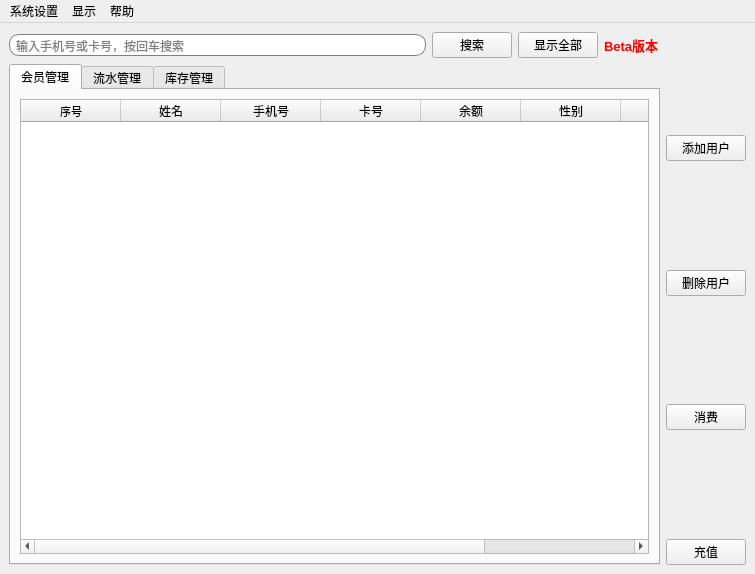
<?xml version="1.0" encoding="UTF-8"?>
<ui version="4.0">
 <class>MainWindow</class>
 <widget class="QMainWindow" name="MainWindow">
  <property name="geometry">
   <rect>
    <x>0</x>
    <y>0</y>
    <width>755</width>
    <height>574</height>
   </rect>
  </property>
  <property name="windowTitle">
   <string>会员管理系统</string>
  </property>
  <widget class="QWidget" name="centralwidget">
   <layout class="QHBoxLayout" name="horizontalLayout">
    <item>
     <layout class="QVBoxLayout" name="verticalLayout_3">
      <item>
       <layout class="QHBoxLayout" name="horizontalLayout_2">
        <item>
         <widget class="QLineEdit" name="lineEdit">
          <property name="styleSheet">
           <string notr="true">QLineEdit{
        border:1px solid gray;
        width:300px;
        border-radius:10px;
        padding:2px 4px;
}</string>
          </property>
          <property name="placeholderText">
           <string>输入手机号或卡号，按回车搜索</string>
          </property>
         </widget>
        </item>
        <item>
         <widget class="QPushButton" name="pushButton_5">
          <property name="text">
           <string>搜索</string>
          </property>
         </widget>
        </item>
        <item>
         <widget class="QPushButton" name="pushButton_6">
          <property name="text">
           <string>显示全部</string>
          </property>
         </widget>
        </item>
        <item>
         <widget class="QLabel" name="label_14">
          <property name="text">
           <string>&lt;html&gt;&lt;head/&gt;&lt;body&gt;&lt;p&gt;&lt;span style=&quot; font-size:10pt; font-weight:600; color:#ff0000;&quot;&gt;Beta版本&lt;/span&gt;&lt;/p&gt;&lt;/body&gt;&lt;/html&gt;</string>
          </property>
         </widget>
        </item>
       </layout>
      </item>
      <item>
       <widget class="QTabWidget" name="tabWidget">
        <property name="minimumSize">
         <size>
          <width>650</width>
          <height>500</height>
         </size>
        </property>
        <property name="currentIndex">
         <number>0</number>
        </property>
        <widget class="QWidget" name="tab">
         <attribute name="title">
          <string>会员管理</string>
         </attribute>
         <layout class="QHBoxLayout" name="horizontalLayout_3">
          <item>
           <widget class="QTableWidget" name="tableWidget">
            <property name="sizePolicy">
             <sizepolicy hsizetype="Expanding" vsizetype="Expanding">
              <horstretch>0</horstretch>
              <verstretch>0</verstretch>
             </sizepolicy>
            </property>
            <attribute name="horizontalHeaderStretchLastSection">
             <bool>true</bool>
            </attribute>
            <attribute name="verticalHeaderStretchLastSection">
             <bool>false</bool>
            </attribute>
            <column>
             <property name="text">
              <string>序号</string>
             </property>
             <property name="font">
              <font>
               <pointsize>8</pointsize>
              </font>
             </property>
             <property name="textAlignment">
              <set>AlignCenter</set>
             </property>
            </column>
            <column>
             <property name="text">
              <string>姓名</string>
             </property>
            </column>
            <column>
             <property name="text">
              <string>手机号</string>
             </property>
            </column>
            <column>
             <property name="text">
              <string>卡号</string>
             </property>
            </column>
            <column>
             <property name="text">
              <string>余额</string>
             </property>
            </column>
            <column>
             <property name="text">
              <string>性别</string>
             </property>
            </column>
            <column>
             <property name="text">
              <string>生日</string>
             </property>
            </column>
            <column>
             <property name="text">
              <string>备注</string>
             </property>
            </column>
           </widget>
          </item>
         </layout>
        </widget>
        <widget class="QWidget" name="tab_2">
         <attribute name="title">
          <string>流水管理</string>
         </attribute>
         <layout class="QHBoxLayout" name="horizontalLayout_4">
          <item>
           <widget class="QTableWidget" name="tableWidget_2">
            <column>
             <property name="text">
              <string>序号</string>
             </property>
            </column>
            <column>
             <property name="text">
              <string>时间</string>
             </property>
            </column>
            <column>
             <property name="text">
              <string>流水类型</string>
             </property>
            </column>
            <column>
             <property name="text">
              <string>金额</string>
             </property>
            </column>
            <column>
             <property name="text">
              <string>店铺总余额</string>
             </property>
            </column>
            <column>
             <property name="text">
              <string>姓名</string>
             </property>
            </column>
            <column>
             <property name="text">
              <string>手机号</string>
             </property>
            </column>
            <column>
             <property name="text">
              <string>卡号</string>
             </property>
            </column>
           </widget>
          </item>
         </layout>
        </widget>
        <widget class="QWidget" name="tab_3">
         <attribute name="title">
          <string>库存管理</string>
         </attribute>
         <layout class="QGridLayout" name="gridLayout">
          <item row="2" column="0">
           <layout class="QVBoxLayout" name="verticalLayout_5">
            <item>
             <widget class="QLabel" name="label_10">
              <property name="text">
               <string>TextLabel</string>
              </property>
             </widget>
            </item>
            <item>
             <widget class="QSpinBox" name="spinBox_5"/>
            </item>
           </layout>
          </item>
          <item row="0" column="1">
           <layout class="QVBoxLayout" name="verticalLayout_9">
            <item>
             <widget class="QLabel" name="label_3">
              <property name="text">
               <string>TextLabel</string>
              </property>
             </widget>
            </item>
            <item>
             <widget class="QSpinBox" name="spinBox_2"/>
            </item>
           </layout>
          </item>
          <item row="2" column="3">
           <layout class="QVBoxLayout" name="verticalLayout_6">
            <item>
             <widget class="QLabel" name="label_13">
              <property name="text">
               <string>TextLabel</string>
              </property>
             </widget>
            </item>
            <item>
             <widget class="QSpinBox" name="spinBox_8"/>
            </item>
           </layout>
          </item>
          <item row="2" column="1">
           <layout class="QVBoxLayout" name="verticalLayout_10">
            <item>
             <widget class="QLabel" name="label_11">
              <property name="text">
               <string>TextLabel</string>
              </property>
             </widget>
            </item>
            <item>
             <widget class="QSpinBox" name="spinBox_6"/>
            </item>
           </layout>
          </item>
          <item row="0" column="0">
           <layout class="QVBoxLayout" name="verticalLayout_4">
            <item>
             <widget class="QLabel" name="label_2">
              <property name="text">
               <string>TextLabel</string>
              </property>
             </widget>
            </item>
            <item>
             <widget class="QSpinBox" name="spinBox"/>
            </item>
           </layout>
          </item>
          <item row="0" column="2">
           <layout class="QVBoxLayout" name="verticalLayout_7">
            <item>
             <widget class="QLabel" name="label_4">
              <property name="text">
               <string>TextLabel</string>
              </property>
             </widget>
            </item>
            <item>
             <widget class="QSpinBox" name="spinBox_11"/>
            </item>
           </layout>
          </item>
          <item row="0" column="3">
           <layout class="QVBoxLayout" name="verticalLayout">
            <item>
             <widget class="QLabel" name="label_5">
              <property name="text">
               <string>TextLabel</string>
              </property>
             </widget>
            </item>
            <item>
             <widget class="QSpinBox" name="spinBox_12"/>
            </item>
           </layout>
          </item>
          <item row="2" column="2">
           <layout class="QVBoxLayout" name="verticalLayout_8">
            <item>
             <widget class="QLabel" name="label_12">
              <property name="text">
               <string>TextLabel</string>
              </property>
             </widget>
            </item>
            <item>
             <widget class="QSpinBox" name="spinBox_7"/>
            </item>
           </layout>
          </item>
          <item row="1" column="0">
           <layout class="QVBoxLayout" name="verticalLayout_11">
            <item>
             <widget class="QLabel" name="label_6">
              <property name="text">
               <string>TextLabel</string>
              </property>
             </widget>
            </item>
            <item>
             <widget class="QSpinBox" name="spinBox_3"/>
            </item>
           </layout>
          </item>
          <item row="1" column="1">
           <layout class="QVBoxLayout" name="verticalLayout_12">
            <item>
             <widget class="QLabel" name="label_7">
              <property name="text">
               <string>TextLabel</string>
              </property>
             </widget>
            </item>
            <item>
             <widget class="QSpinBox" name="spinBox_4"/>
            </item>
           </layout>
          </item>
          <item row="1" column="2">
           <layout class="QVBoxLayout" name="verticalLayout_13">
            <item>
             <widget class="QLabel" name="label_8">
              <property name="text">
               <string>TextLabel</string>
              </property>
             </widget>
            </item>
            <item>
             <widget class="QSpinBox" name="spinBox_9"/>
            </item>
           </layout>
          </item>
          <item row="1" column="3">
           <layout class="QVBoxLayout" name="verticalLayout_14">
            <item>
             <widget class="QLabel" name="label_9">
              <property name="text">
               <string>TextLabel</string>
              </property>
             </widget>
            </item>
            <item>
             <widget class="QSpinBox" name="spinBox_10"/>
            </item>
           </layout>
          </item>
         </layout>
        </widget>
       </widget>
      </item>
     </layout>
    </item>
    <item>
     <layout class="QVBoxLayout" name="verticalLayout_2">
      <item>
       <layout class="QVBoxLayout" name="verticalLayout_15">
        <item>
         <widget class="QLabel" name="label_15">
          <property name="text">
           <string/>
          </property>
          <property name="alignment">
           <set>Qt::AlignCenter</set>
          </property>
         </widget>
        </item>
        <item>
         <widget class="QPushButton" name="pushButton_2">
          <property name="text">
           <string>添加用户</string>
          </property>
         </widget>
        </item>
       </layout>
      </item>
      <item>
       <layout class="QVBoxLayout" name="verticalLayout_16">
        <item>
         <widget class="QLabel" name="label_16">
          <property name="text">
           <string/>
          </property>
         </widget>
        </item>
        <item>
         <widget class="QPushButton" name="pushButton">
          <property name="text">
           <string>删除用户</string>
          </property>
         </widget>
        </item>
       </layout>
      </item>
      <item>
       <layout class="QVBoxLayout" name="verticalLayout_17">
        <item>
         <widget class="QLabel" name="label_17">
          <property name="text">
           <string/>
          </property>
         </widget>
        </item>
        <item>
         <widget class="QPushButton" name="pushButton_4">
          <property name="text">
           <string>消费</string>
          </property>
         </widget>
        </item>
       </layout>
      </item>
      <item>
       <layout class="QVBoxLayout" name="verticalLayout_18">
        <item>
         <widget class="QLabel" name="label_18">
          <property name="text">
           <string/>
          </property>
         </widget>
        </item>
        <item>
         <widget class="QPushButton" name="pushButton_3">
          <property name="text">
           <string>充值</string>
          </property>
         </widget>
        </item>
       </layout>
      </item>
     </layout>
    </item>
   </layout>
  </widget>
  <widget class="QMenuBar" name="menuBar">
   <property name="geometry">
    <rect>
     <x>0</x>
     <y>0</y>
     <width>755</width>
     <height>23</height>
    </rect>
   </property>
   <widget class="QMenu" name="menu">
    <property name="title">
     <string>系统设置</string>
    </property>
    <addaction name="action"/>
   </widget>
   <widget class="QMenu" name="menu_2">
    <property name="title">
     <string>显示</string>
    </property>
   </widget>
   <widget class="QMenu" name="menu_3">
    <property name="title">
     <string>帮助</string>
    </property>
    <addaction name="action1"/>
    <addaction name="action_3"/>
    <addaction name="separator"/>
    <addaction name="action_2"/>
   </widget>
   <addaction name="menu"/>
   <addaction name="menu_2"/>
   <addaction name="menu_3"/>
  </widget>
  <action name="action">
   <property name="text">
    <string>消费设置</string>
   </property>
  </action>
  <action name="action1">
   <property name="text">
    <string>更新日志</string>
   </property>
  </action>
  <action name="action_2">
   <property name="text">
    <string>关于</string>
   </property>
  </action>
  <action name="action_3">
   <property name="text">
    <string>检查更新</string>
   </property>
  </action>
 </widget>
 <resources/>
 <connections/>
</ui>
